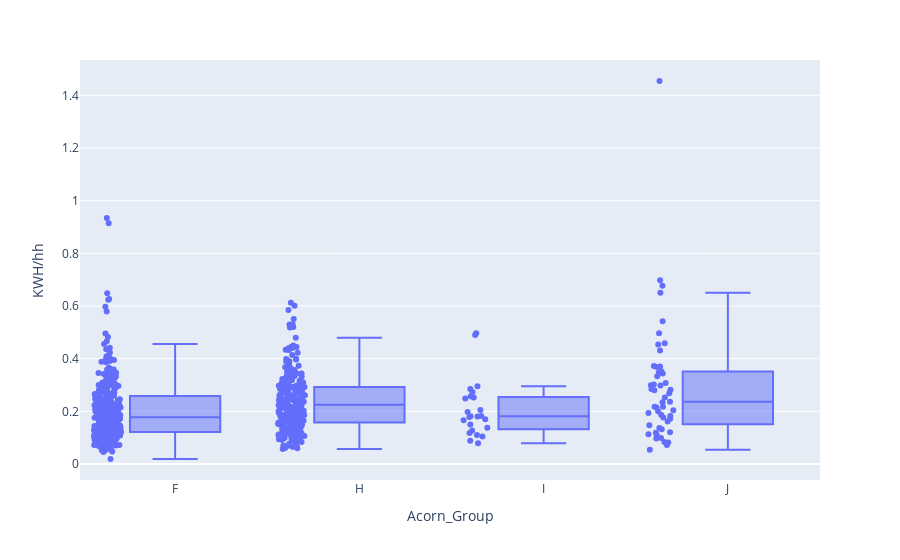

The notebook cell saved with this chart:
### Code cell
import plotly.express as px
fig = px.box(cat3, x="Acorn_Group", y="KWH/hh", points='all')
fig.show()

### Figure 1 — Plotly figure (JSON) as saved in the notebook; plotly's stock layout.template omitted (floating-point values rounded to 4 significant figures; data arrays with more than 128 entries replaced by an {"elided": "..."} marker saying what was removed)
{"data": [{"alignmentgroup": "True", "boxpoints": "all", "hovertemplate": "Acorn_Group=%{x}<br>KWH/hh=%{y}<extra></extra>", "legendgroup": "", "marker": {"color": "#636efa"}, "name": "", "notched": false, "offsetgroup": "", "orientation": "v", "showlegend": false, "type": "box", "x": {"elided": "604 str values"}, "x0": " ", "xaxis": "x", "y": {"elided": "604 float values"}, "y0": " ", "yaxis": "y"}], "layout": {"boxmode": "group", "legend": {"tracegroupgap": 0}, "margin": {"t": 60}, "xaxis": {"anchor": "y", "domain": [0, 1], "title": {"text": "Acorn_Group"}}, "yaxis": {"anchor": "x", "domain": [0, 1], "title": {"text": "KWH/hh"}}}}
